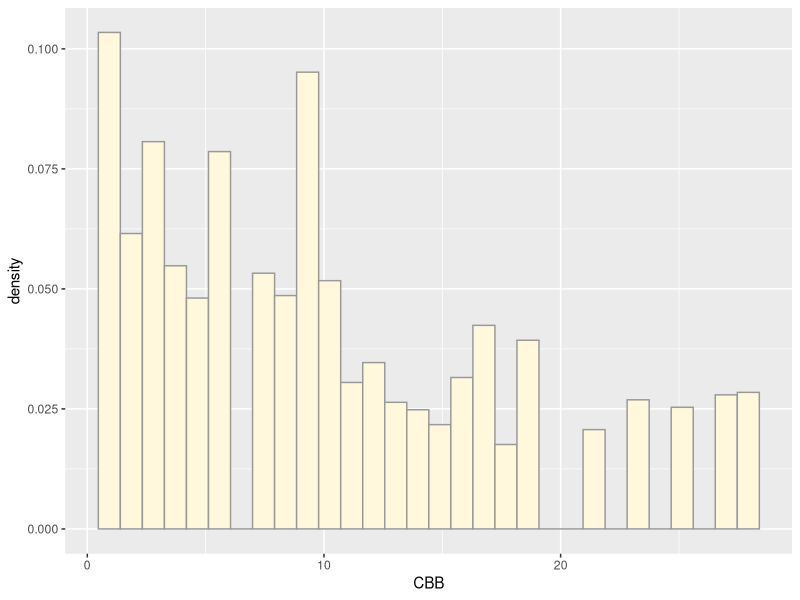
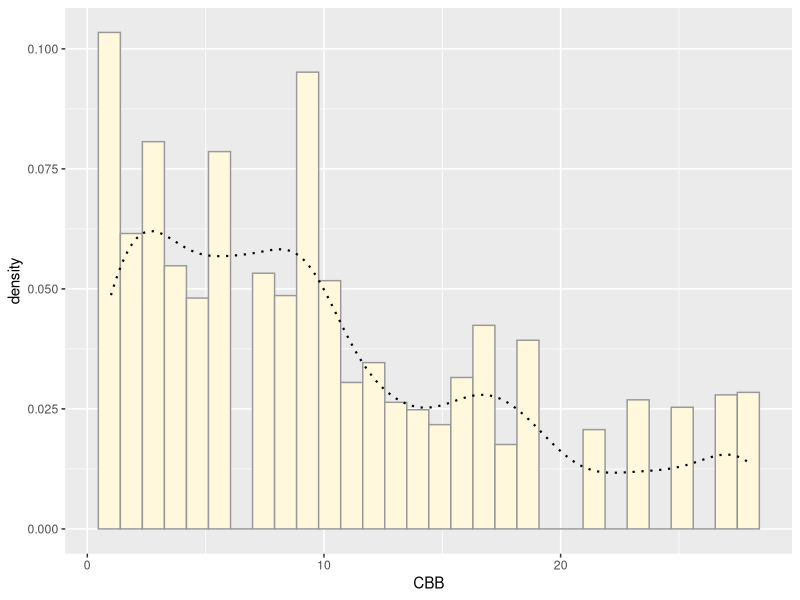
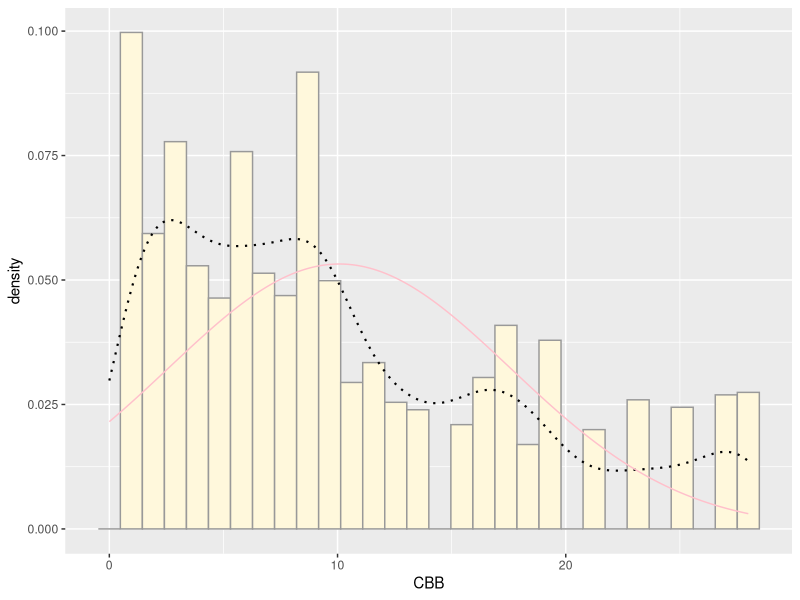
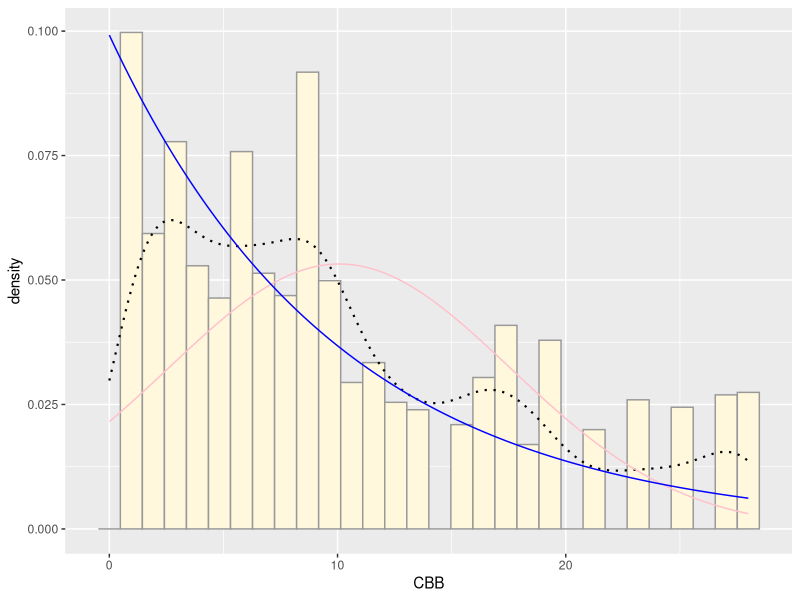
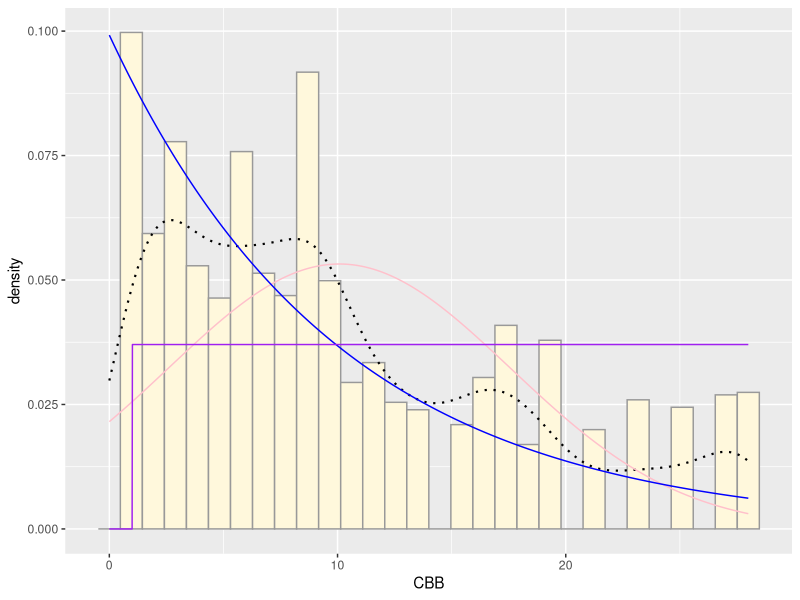
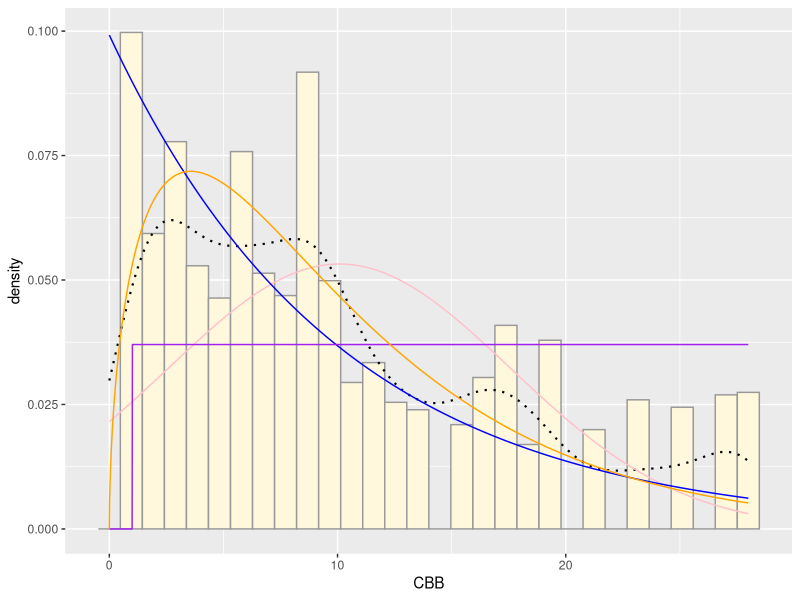
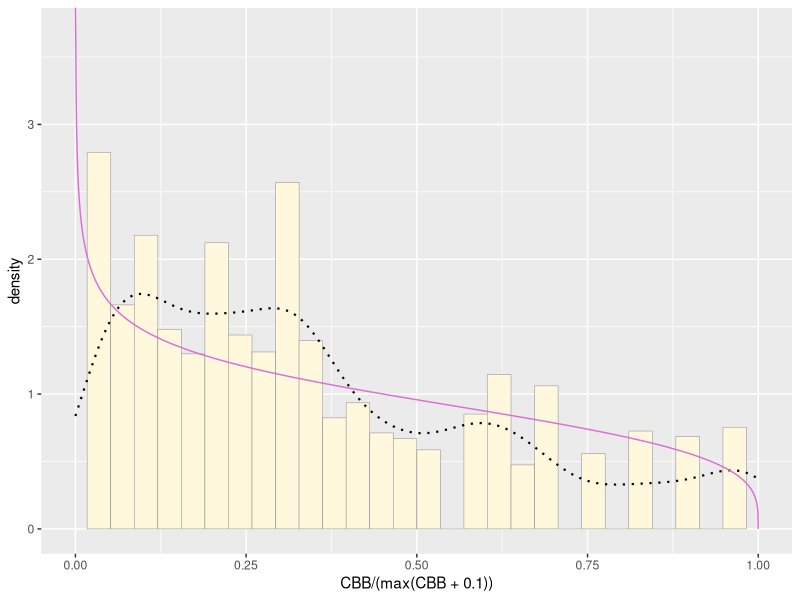
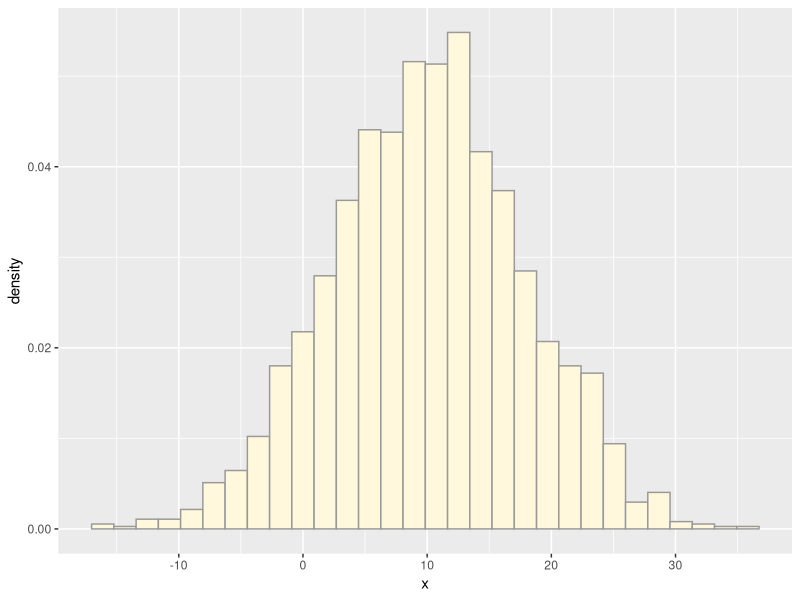

Write R code to recreate these figures, in order.
## ---- chunk 1
library(dplyr)
library(tibble)
library(tidyr)

data(iris)
head(iris)
glimpse(iris) 

longDat <- iris %>%
  gather(Sepal.Length:Petal.Width, key= "trait", value="Response")

head(longDat)

longDat %>%
  group_by(Species, trait) %>%
  summarize(AvgResponse=mean(Response)) %>%
  arrange(Species, trait)
## ---- chunk 2
library(ggplot2) # for graphics
library(MASS) # for maximum likelihood estimation
## ---- chunk 3
# Nick's data, a truncated normal distribution to work on the solution set
# z <- rnorm(n=3000,mean=0.2)
# z <- data.frame(1:3000,z)
# names(z) <- list("ID","myVar")
# z <- z[z$myVar>0,]
# str(z)
# summary(z$myVar)
## ---- chunk 4
# read my own data

zNA <- read.table("data_eficiencia_v3.csv", header=TRUE,sep=",", stringsAsFactors=FALSE)
head(zNA)

# clean up data
z <- zNA[complete.cases(zNA),]
head(z)
summary(z)
str(z)
## ---- chunk 5
p1 <- ggplot(data=z, aes(x=CBB, y=..density..)) +
  geom_histogram(color="grey60",fill="cornsilk",size=0.5) 
print(p1)
## ---- chunk 6
p1 <-  p1 +  geom_density(linetype="dotted",size=0.75)
print(p1)
## ---- chunk 7
normPars <- fitdistr(z$CBB,"normal")
print(normPars)
str(normPars)
normPars$estimate["mean"] # note structure of getting a named attribute
## ---- chunk 8
meanML <- normPars$estimate["mean"]
sdML <- normPars$estimate["sd"]

xval <- seq(0,max(z$CBB),len=length(z$CBB))

stat <- stat_function(aes(x = xval, y = ..y..), fun = dnorm, colour="pink", n = length(z$CBB), args = list(mean = meanML, sd = sdML))
p1 + stat
## ---- chunk 9
expoPars <- fitdistr(z$CBB,"exponential")
rateML <- expoPars$estimate["rate"]

stat2 <- stat_function(aes(x = CBB, y = ..y..), fun = dexp, colour="blue", n = length(z$CBB), args = list(rate=rateML))
p1 + stat + stat2
## ---- chunk 10
stat3 <- stat_function(aes(x = CBB, y = ..y..), fun = dunif, colour="purple", n = length(z$CBB), args = list(min=min(z$CBB), max=max(z$CBB)))
p1 + stat + stat2 + stat3
## ---- chunk 11
gammaPars <- fitdistr(z$CBB,"gamma")
shapeML <- gammaPars$estimate["shape"]
rateML <- gammaPars$estimate["rate"]

stat4 <- stat_function(aes(x = xval, y = ..y..), fun = dgamma, colour="orange", n = length(z$CBB), args = list(shape=shapeML, rate=rateML))
p1 + stat + stat2 + stat3 + stat4

# gamma is really the distribution to best fit my data. 
## ---- chunk 12
pSpecial <- ggplot(data=z, aes(x=CBB/(max(CBB + 0.1)), y=..density..)) +
  geom_histogram(color="grey60",fill="cornsilk",size=0.2) + 
  xlim(c(0,1)) +
  geom_density(size=0.75,linetype="dotted")

betaPars <- fitdistr(x=z$CBB/max(z$CBB + 0.1),start=list(shape1=1,shape2=2),"beta")
shape1ML <- betaPars$estimate["shape1"]
shape2ML <- betaPars$estimate["shape2"]

statSpecial <- stat_function(aes(x = xval, y = ..y..), fun = dbeta, colour="orchid", n = length(z$CBB), args = list(shape1=shape1ML,shape2=shape2ML))
pSpecial + statSpecial
## ---- chunk 13
# random data based on the maximum likelihood parameters of my data. 

r <- rnorm(n=2077,mean = 10.08137, sd = 7.4969)
r <- data.frame(1:2077,r)
names(r) <- list("id","x")
head(r)
str(r)
summary(r$x)
## ---- chunk 14
# random histogram

r1 <- ggplot(data=r, aes(x=x, y=..density..)) +
  geom_histogram(color="grey60",fill="cornsilk",size=0.5) 
print(r1)

# plot probability density curve

r1 <-  r1 +  geom_density(linetype="dotted",size=0.75)
print(r1)

# get maximum likelihood parameters for normal
normPars <- fitdistr(r$x,"normal")
print(normPars)
str(normPars)
normPars$estimate["mean"] 

# plot normal probability density
MeanML <- normPars$estimate["mean"]
sdML <- normPars$estimate["sd"]

xval <- seq(0,max(r$x),len=length(r$x))

stat <- stat_function(aes(x = xval, y = ..y..), fun = dnorm, colour="red", n = length(r$x), args = list(mean = meanML, sd = sdML))
r1 + stat
## ---- chunk 15
# histogram of my data

p1 <- ggplot(data=z, aes(x=CBB, y=..density..)) +
  geom_histogram(color="grey60",fill="cornsilk",size=0.5) 
print(p1)

# plot probability density curve

p1 <-  p1 +  geom_density(linetype="dotted",size=0.75)
print(p1)

# get maximum likelihood parameters for normal
normPars <- fitdistr(z$CBB,"normal")
print(normPars)
str(normPars)
normPars$estimate["mean"] 

# plot normal probability density
MeanML <- normPars$estimate["mean"]
sdML <- normPars$estimate["sd"]

xval <- seq(0,max(z$CBB),len=length(z$CBB))

stat <- stat_function(aes(x = xval, y = ..y..), fun = dnorm, colour="red", n = length(z$CBB), args = list(mean = meanML, sd = sdML))
p1 + stat
